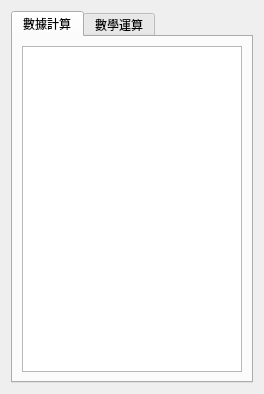
<?xml version="1.0" encoding="UTF-8"?>
<ui version="4.0">
 <class>Instructions</class>
 <widget class="QFrame" name="Instructions">
  <property name="geometry">
   <rect>
    <x>0</x>
    <y>0</y>
    <width>264</width>
    <height>394</height>
   </rect>
  </property>
  <property name="windowTitle">
   <string>Frame</string>
  </property>
  <layout class="QGridLayout" name="gridLayout_2">
   <item row="0" column="0">
    <layout class="QGridLayout" name="gridLayout">
     <property name="leftMargin">
      <number>0</number>
     </property>
     <item row="0" column="0">
      <widget class="QTabWidget" name="tabWidget">
       <property name="currentIndex">
        <number>0</number>
       </property>
       <widget class="QWidget" name="tab">
        <attribute name="title">
         <string>數據計算</string>
        </attribute>
        <layout class="QGridLayout" name="gridLayout_4">
         <item row="0" column="0">
          <layout class="QGridLayout" name="gridLayout_3">
           <item row="0" column="0">
            <widget class="QTextBrowser" name="textBrowser">
             <property name="html">
              <string>&lt;!DOCTYPE HTML PUBLIC &quot;-//W3C//DTD HTML 4.0//EN&quot; &quot;http://www.w3.org/TR/REC-html40/strict.dtd&quot;&gt;
&lt;html&gt;&lt;head&gt;&lt;meta name=&quot;qrichtext&quot; content=&quot;1&quot; /&gt;&lt;style type=&quot;text/css&quot;&gt;
p, li { white-space: pre-wrap; }
&lt;/style&gt;&lt;/head&gt;&lt;body style=&quot; font-family:'PMingLiU'; font-size:9pt; font-weight:400; font-style:normal;&quot;&gt;
&lt;p style=&quot;-qt-paragraph-type:empty; margin-top:0px; margin-bottom:0px; margin-left:0px; margin-right:0px; -qt-block-indent:0; text-indent:0px; font-size:10pt;&quot;&gt;&lt;br /&gt;&lt;/p&gt;&lt;/body&gt;&lt;/html&gt;</string>
             </property>
            </widget>
           </item>
          </layout>
         </item>
        </layout>
       </widget>
       <widget class="QWidget" name="tab_2">
        <attribute name="title">
         <string>數學運算</string>
        </attribute>
       </widget>
      </widget>
     </item>
    </layout>
   </item>
  </layout>
 </widget>
 <resources/>
 <connections/>
</ui>
